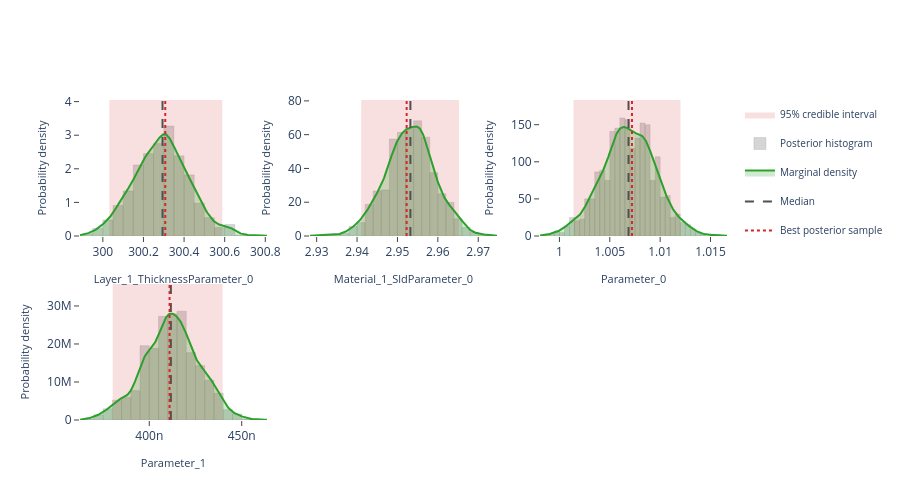

The cell this chart's notebook holds for it:
### Markdown cell above
## Interactive posterior plots

The next three cells render the same Plotly figures that are shown on the
Bayesian Posterior tab of the EasyReflectometryApp:

* **Marginals** — per-parameter distribution: histogram + smooth KDE marginal,
  shaded 95% credible interval, and median / best-sample lines
  (`plot_distribution` or `posterior.distribution()`)
* **Corner plot** — pairwise marginals + 2-D contours + scatter (`plot_corner`)
* **Traces** — per-chain trace + marginal histogram (`plot_trace`)

The standalone helpers are called with ``return_figure=True`` so they return a
Plotly ``Figure`` that we render in the notebook with ``fig.show()``; the
``PosteriorResults`` methods return the figure directly.

### Code cell
# ---- Marginal posterior distributions ---------------------------------------
# One panel per free parameter, each overlaying the posterior histogram, a
# smooth Gaussian-KDE marginal, the shaded 95% credible interval, and the
# median / best-sample reference lines.  Mirrors the "Marginals" sub-tab in
# the EasyReflectometryApp.

# The PosteriorResults method passes ``logp`` through automatically so the
# best posterior sample (MAP) line is drawn:
fig = posterior.distribution()
fig.show()

# Standalone equivalent (pass ``logp`` to get the best-sample line):
# fig = plot_distribution(
#     posterior.draws,
#     posterior.param_names,
#     logp=posterior.logp,
#     return_figure=True,
# )
# fig.show()

### Figure 1 — Plotly figure (JSON) as saved in the notebook; plotly's stock layout.template omitted (floating-point values rounded to 4 significant figures; data arrays with more than 128 entries replaced by an {"elided": "..."} marker saying what was removed)
{"data": [{"fill": "toself", "fillcolor": "rgba(214, 39, 40, 0.14)", "hoverinfo": "skip", "legendgroup": "95% credible interval", "line": {"color": "rgba(214, 39, 40, 0.14)", "width": 0}, "mode": "lines", "name": "95% credible interval", "showlegend": true, "type": "scatter", "x": [300.0, 300.6, 300.6, 300.0, 300.0], "xaxis": "x", "y": [0.0, 0.0, 4.048, 4.048, 0.0], "yaxis": "y"}, {"histnorm": "probability density", "hovertemplate": "sample=%{x:.4f}<br>density: %{y:.2f}<extra></extra>", "legendgroup": "histogram", "marker": {"color": "rgba(120, 120, 120, 0.38)", "line": {"color": "rgba(120, 120, 120, 0.24)", "width": 1}}, "name": "Posterior histogram", "nbinsx": 40, "opacity": 0.82, "showlegend": true, "type": "histogram", "x": {"elided": "880 float values"}, "xaxis": "x", "yaxis": "y"}, {"fill": "tozeroy", "fillcolor": "rgba(44, 160, 44, 0.22)", "hovertemplate": "Layer_1_ThicknessParameter_0: %{x:.4f}<br>density: %{y:.4f}<extra></extra>", "legendgroup": "marginal", "line": {"color": "rgb(44, 160, 44)", "width": 2}, "mode": "lines", "name": "Marginal density", "showlegend": true, "type": "scatter", "x": {"elided": "256 float values"}, "xaxis": "x", "y": {"elided": "256 float values"}, "yaxis": "y"}, {"hovertemplate": "Median: %{x:.4f}<extra></extra>", "legendgroup": "Median", "line": {"color": "rgb(80, 80, 80)", "dash": "dash", "width": 2}, "mode": "lines", "name": "Median", "showlegend": true, "type": "scatter", "x": [300.3, 300.3], "xaxis": "x", "y": [0.0, 4.048], "yaxis": "y"}, {"hovertemplate": "Best posterior sample: %{x:.4f}<extra></extra>", "legendgroup": "Best posterior sample", "line": {"color": "rgb(214, 39, 40)", "dash": "dot", "width": 2}, "mode": "lines", "name": "Best posterior sample", "showlegend": true, "type": "scatter", "x": [300.3, 300.3], "xaxis": "x", "y": [0.0, 4.048], "yaxis": "y"}, {"fill": "toself", "fillcolor": "rgba(214, 39, 40, 0.14)", "hoverinfo": "skip", "legendgroup": "95% credible interval", "line": {"color": "rgba(214, 39, 40, 0.14)", "width": 0}, "mode": "lines", "name": "95% credible interval", "showlegend": false, "type": "scatter", "x": [2.941, 2.965, 2.965, 2.941, 2.941], "xaxis": "x2", "y": [0.0, 0.0, 80.52, 80.52, 0.0], "yaxis": "y2"}, {"histnorm": "probability density", "hovertemplate": "sample=%{x:.4f}<br>density: %{y:.2f}<extra></extra>", "legendgroup": "histogram", "marker": {"color": "rgba(120, 120, 120, 0.38)", "line": {"color": "rgba(120, 120, 120, 0.24)", "width": 1}}, "name": "Posterior histogram", "nbinsx": 40, "opacity": 0.82, "showlegend": false, "type": "histogram", "x": {"elided": "880 float values"}, "xaxis": "x2", "yaxis": "y2"}, {"fill": "tozeroy", "fillcolor": "rgba(44, 160, 44, 0.22)", "hovertemplate": "Material_1_SldParameter_0: %{x:.4f}<br>density: %{y:.4f}<extra></extra>", "legendgroup": "marginal", "line": {"color": "rgb(44, 160, 44)", "width": 2}, "mode": "lines", "name": "Marginal density", "showlegend": false, "type": "scatter", "x": {"elided": "256 float values"}, "xaxis": "x2", "y": {"elided": "256 float values"}, "yaxis": "y2"}, {"hovertemplate": "Median: %{x:.4f}<extra></extra>", "legendgroup": "Median", "line": {"color": "rgb(80, 80, 80)", "dash": "dash", "width": 2}, "mode": "lines", "name": "Median", "showlegend": false, "type": "scatter", "x": [2.953, 2.953], "xaxis": "x2", "y": [0.0, 80.52], "yaxis": "y2"}, {"hovertemplate": "Best posterior sample: %{x:.4f}<extra></extra>", "legendgroup": "Best posterior sample", "line": {"color": "rgb(214, 39, 40)", "dash": "dot", "width": 2}, "mode": "lines", "name": "Best posterior sample", "showlegend": false, "type": "scatter", "x": [2.952, 2.952], "xaxis": "x2", "y": [0.0, 80.52], "yaxis": "y2"}, {"fill": "toself", "fillcolor": "rgba(214, 39, 40, 0.14)", "hoverinfo": "skip", "legendgroup": "95% credible interval", "line": {"color": "rgba(214, 39, 40, 0.14)", "width": 0}, "mode": "lines", "name": "95% credible interval", "showlegend": false, "type": "scatter", "x": [1.001, 1.012, 1.012, 1.001, 1.001], "xaxis": "x3", "y": [0.0, 0.0, 183.3, 183.3, 0.0], "yaxis": "y3"}, {"histnorm": "probability density", "hovertemplate": "sample=%{x:.4f}<br>density: %{y:.2f}<extra></extra>", "legendgroup": "histogram", "marker": {"color": "rgba(120, 120, 120, 0.38)", "line": {"color": "rgba(120, 120, 120, 0.24)", "width": 1}}, "name": "Posterior histogram", "nbinsx": 40, "opacity": 0.82, "showlegend": false, "type": "histogram", "x": {"elided": "880 float values"}, "xaxis": "x3", "yaxis": "y3"}, {"fill": "tozeroy", "fillcolor": "rgba(44, 160, 44, 0.22)", "hovertemplate": "Parameter_0: %{x:.4f}<br>density: %{y:.4f}<extra></extra>", "legendgroup": "marginal", "line": {"color": "rgb(44, 160, 44)", "width": 2}, "mode": "lines", "name": "Marginal density", "showlegend": false, "type": "scatter", "x": {"elided": "256 float values"}, "xaxis": "x3", "y": {"elided": "256 float values"}, "yaxis": "y3"}, {"hovertemplate": "Median: %{x:.4f}<extra></extra>", "legendgroup": "Median", "line": {"color": "rgb(80, 80, 80)", "dash": "dash", "width": 2}, "mode": "lines", "name": "Median", "showlegend": false, "type": "scatter", "x": [1.007, 1.007], "xaxis": "x3", "y": [0.0, 183.3], "yaxis": "y3"}, {"hovertemplate": "Best posterior sample: %{x:.4f}<extra></extra>", "legendgroup": "Best posterior sample", "line": {"color": "rgb(214, 39, 40)", "dash": "dot", "width": 2}, "mode": "lines", "name": "Best posterior sample", "showlegend": false, "type": "scatter", "x": [1.007, 1.007], "xaxis": "x3", "y": [0.0, 183.3], "yaxis": "y3"}, {"fill": "toself", "fillcolor": "rgba(214, 39, 40, 0.14)", "hoverinfo": "skip", "legendgroup": "95% credible interval", "line": {"color": "rgba(214, 39, 40, 0.14)", "width": 0}, "mode": "lines", "name": "95% credible interval", "showlegend": false, "type": "scatter", "x": [3.802e-07, 4.397e-07, 4.397e-07, 3.802e-07, 3.802e-07], "xaxis": "x4", "y": [0.0, 0.0, 35780000.0, 35780000.0, 0.0], "yaxis": "y4"}, {"histnorm": "probability density", "hovertemplate": "sample=%{x:.4f}<br>density: %{y:.2f}<extra></extra>", "legendgroup": "histogram", "marker": {"color": "rgba(120, 120, 120, 0.38)", "line": {"color": "rgba(120, 120, 120, 0.24)", "width": 1}}, "name": "Posterior histogram", "nbinsx": 40, "opacity": 0.82, "showlegend": false, "type": "histogram", "x": {"elided": "880 float values"}, "xaxis": "x4", "yaxis": "y4"}, {"fill": "tozeroy", "fillcolor": "rgba(44, 160, 44, 0.22)", "hovertemplate": "Parameter_1: %{x:.4f}<br>density: %{y:.4f}<extra></extra>", "legendgroup": "marginal", "line": {"color": "rgb(44, 160, 44)", "width": 2}, "mode": "lines", "name": "Marginal density", "showlegend": false, "type": "scatter", "x": {"elided": "256 float values"}, "xaxis": "x4", "y": {"elided": "256 float values"}, "yaxis": "y4"}, {"hovertemplate": "Median: %{x:.4f}<extra></extra>", "legendgroup": "Median", "line": {"color": "rgb(80, 80, 80)", "dash": "dash", "width": 2}, "mode": "lines", "name": "Median", "showlegend": false, "type": "scatter", "x": [4.117e-07, 4.117e-07], "xaxis": "x4", "y": [0.0, 35780000.0], "yaxis": "y4"}, {"hovertemplate": "Best posterior sample: %{x:.4f}<extra></extra>", "legendgroup": "Best posterior sample", "line": {"color": "rgb(214, 39, 40)", "dash": "dot", "width": 2}, "mode": "lines", "name": "Best posterior sample", "showlegend": false, "type": "scatter", "x": [4.11e-07, 4.11e-07], "xaxis": "x4", "y": [0.0, 35780000.0], "yaxis": "y4"}], "layout": {"barmode": "overlay", "height": 500, "legend": {"font": {"size": 10}}, "plot_bgcolor": "white", "showlegend": true, "xaxis": {"anchor": "y", "domain": [0.0, 0.2889], "range": [299.9, 300.8], "showgrid": false, "ticks": "outside", "title": {"font": {"size": 11}, "text": "Layer_1_ThicknessParameter_0"}, "zeroline": false}, "xaxis2": {"anchor": "y2", "domain": [0.3556, 0.6444], "range": [2.928, 2.975], "showgrid": false, "ticks": "outside", "title": {"font": {"size": 11}, "text": "Material_1_SldParameter_0"}, "zeroline": false}, "xaxis3": {"anchor": "y3", "domain": [0.7111, 1.0], "range": [0.9981, 1.017], "showgrid": false, "ticks": "outside", "title": {"font": {"size": 11}, "text": "Parameter_0"}, "zeroline": false}, "xaxis4": {"anchor": "y4", "domain": [0.0, 0.2889], "range": [3.625e-07, 4.636e-07], "showgrid": false, "ticks": "outside", "title": {"font": {"size": 11}, "text": "Parameter_1"}, "zeroline": false}, "xaxis5": {"anchor": "y5", "domain": [0.3556, 0.6444], "showgrid": false, "ticks": "outside", "zeroline": false}, "xaxis6": {"anchor": "y6", "domain": [0.7111, 1.0], "showgrid": false, "ticks": "outside", "zeroline": false}, "yaxis": {"anchor": "x", "domain": [0.575, 1.0], "range": [0.0, 4.048], "showgrid": false, "ticks": "outside", "title": {"font": {"size": 11}, "text": "Probability density"}, "zeroline": false}, "yaxis2": {"anchor": "x2", "domain": [0.575, 1.0], "range": [0.0, 80.52], "showgrid": false, "ticks": "outside", "title": {"font": {"size": 11}, "text": "Probability density"}, "zeroline": false}, "yaxis3": {"anchor": "x3", "domain": [0.575, 1.0], "range": [0.0, 183.3], "showgrid": false, "ticks": "outside", "title": {"font": {"size": 11}, "text": "Probability density"}, "zeroline": false}, "yaxis4": {"anchor": "x4", "domain": [0.0, 0.425], "range": [0.0, 35780000.0], "showgrid": false, "ticks": "outside", "title": {"font": {"size": 11}, "text": "Probability density"}, "zeroline": false}, "yaxis5": {"anchor": "x5", "domain": [0.0, 0.425], "showgrid": false, "ticks": "outside", "zeroline": false}, "yaxis6": {"anchor": "x6", "domain": [0.0, 0.425], "showgrid": false, "ticks": "outside", "zeroline": false}}}
